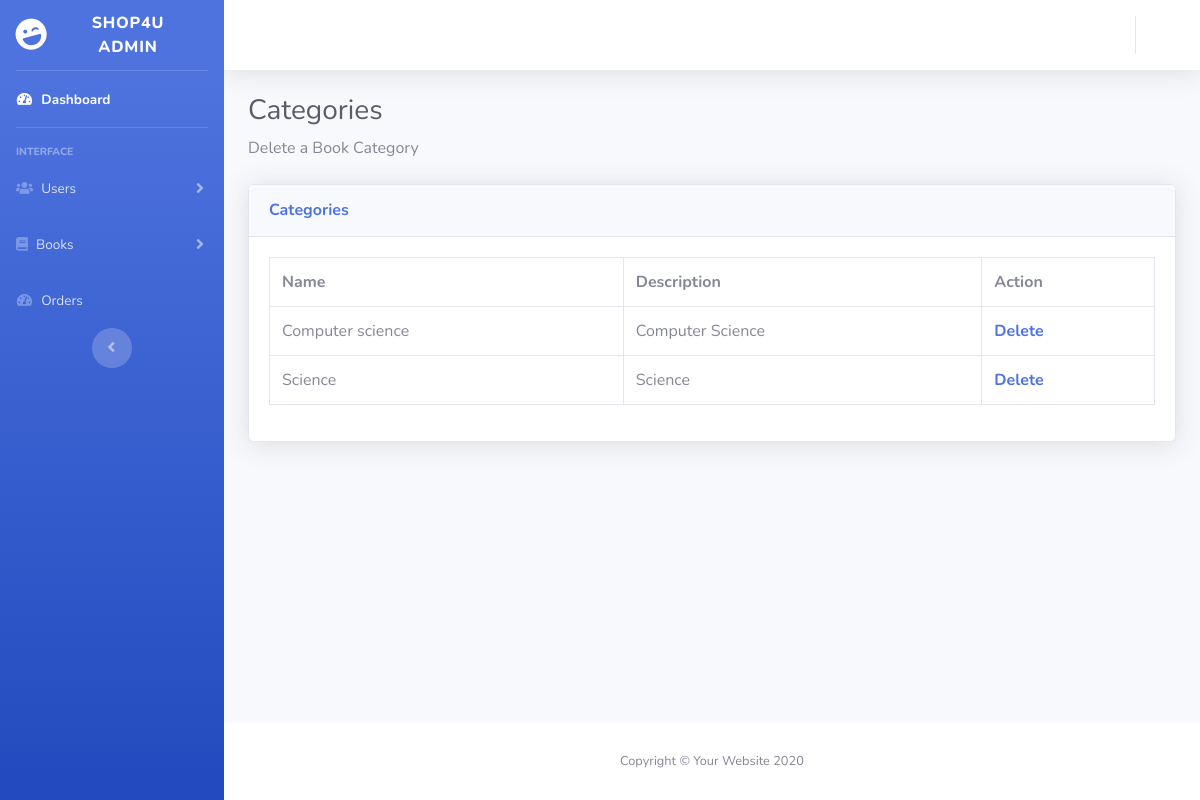
/admin/categories-list.php, run on the app's committed database.
### tables this page shows
CREATE TABLE IF NOT EXISTS `categories` (
  `categoryId` int(11) NOT NULL,
  `name` varchar(200) NOT NULL,
  `description` varchar(200) NOT NULL
);

### admin/categories-list.php (the view, shortened to what this page needs)
<!DOCTYPE html>
<html lang="en">
<head>
    <link href="vendor/fontawesome-free/css/all.min.css" rel="stylesheet" type="text/css">
    <link href="css/sb-admin-2.min.css" rel="stylesheet">
</head>
<body id="page-top">
    <div id="wrapper">
        <ul class="navbar-nav bg-gradient-primary sidebar sidebar-dark accordion" id="accordionSidebar">
            <a class="sidebar-brand d-flex align-items-center justify-content-center" href="index.html">
                <div class="sidebar-brand-icon rotate-n-15">
                    <i class="fas fa-laugh-wink"></i>
                </div>
                <div class="sidebar-brand-text mx-3">Shop4U Admin<sup></sup></div>
            </a>
            <hr class="sidebar-divider my-0">
            <li class="nav-item active">
                <a class="nav-link" href="index.php">
                    <i class="fas fa-fw fa-tachometer-alt"></i>
                    <span>Dashboard</span></a>
            </li>
            <hr class="sidebar-divider">
            <div class="sidebar-heading">
                Interface
            </div>
            <li class="nav-item">
                <a class="nav-link collapsed" href="#" data-toggle="collapse" data-target="#collapseTwo"
                    aria-expanded="true" aria-controls="collapseTwo">
                   <i class="fas fa-solid fa-users"></i>
                    <span>Users</span>
                </a>
            </li>
            <li class="nav-item">
                <a class="nav-link collapsed" href="#" data-toggle="collapse" data-target="#collapseUtilities"
                    aria-expanded="true" aria-controls="collapseUtilities">
                    <i class="fas fa-solid fa-book"></i>
                    <span>Books</span>
                </a>
            </li>
            <li class="nav-item">
                <a class="nav-link" href="order-list.php">
                    <i class="fas fa-fw fa-tachometer-alt"></i>
                    <span>Orders</span></a>
            </li>
            <div class="text-center d-none d-md-inline">
                <button class="rounded-circle border-0" id="sidebarToggle"></button>
            </div>
        </ul>
        <div id="content-wrapper" class="d-flex flex-column">
            <div id="content">
                <nav class="navbar navbar-expand navbar-light bg-white topbar mb-4 static-top shadow">
                    <ul class="navbar-nav ml-auto">
                        <li class="nav-item dropdown no-arrow">
                            <a class="nav-link dropdown-toggle" href="#" id="userDropdown" role="button"
                                data-toggle="dropdown" aria-haspopup="true" aria-expanded="false">
                            </a>
                        </li>
                    </ul>
                </nav>
                <div class="container-fluid">
                    <h1 class="h3 mb-2 text-gray-800">Categories</h1>
                    <p class="mb-4">Delete a Book Category <a target="_blank"
                    <div class="card shadow mb-4">
                        <div class="card-header py-3">
                            <h6 class="m-0 font-weight-bold text-primary">Categories</h6>
                        </div>
                        <div class="card-body">
                            <div class="table-responsive">
                                <?php
                                    $result = mysql_query("SELECT * FROM categories")
                                    or die(mysql_error());
                                echo "<table class='table table-bordered' id='dataTable' width='100%' cellspacing='0'>";
                                    echo "<tr>
                                            <th>Name</th>
                                            <th>Description</th>
                                            <th>Action</th>
                                        </tr>";
                                        while($row = mysql_fetch_array( $result ))
                                            {
                                        echo "<tr>";
                                        echo "<td>" . $row['name'] . "</td>";
                                        echo "<td>". $row['description'] . "</td>";
                                        echo '<td><b><font color="red"><a href="delete.php?categoryId=' . $row['categoryId'] . '">Delete</a></font></b></td>';
                                    }
                                echo "</table>";
                                ?>
                            </div>
                        </div>
                    </div>
                </div>
            </div>
            <footer class="sticky-footer bg-white">
                <div class="container my-auto">
                    <div class="copyright text-center my-auto">
                        <span>Copyright &copy; Your Website 2020</span>
                    </div>
                </div>
            </footer>
        </div>
    </div>
</body>
</html>

### data on the page
categories: name "Computer science", description "Computer Science"
categories: name "Science", description "Science"
